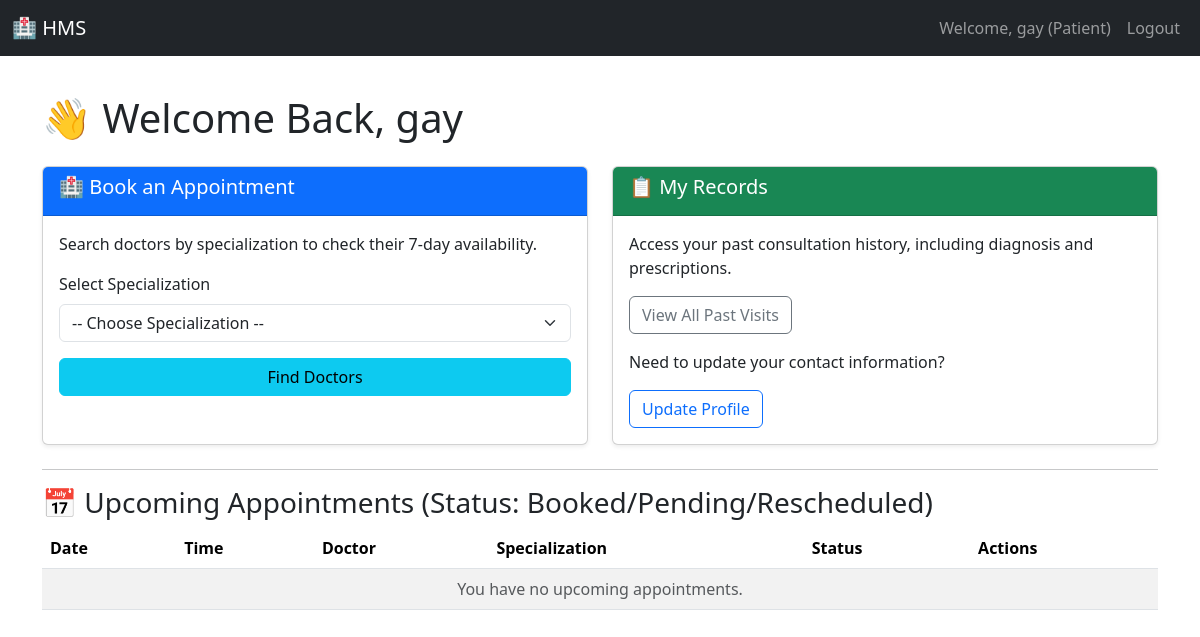
Page /patient (signed in) on the earlier database version.
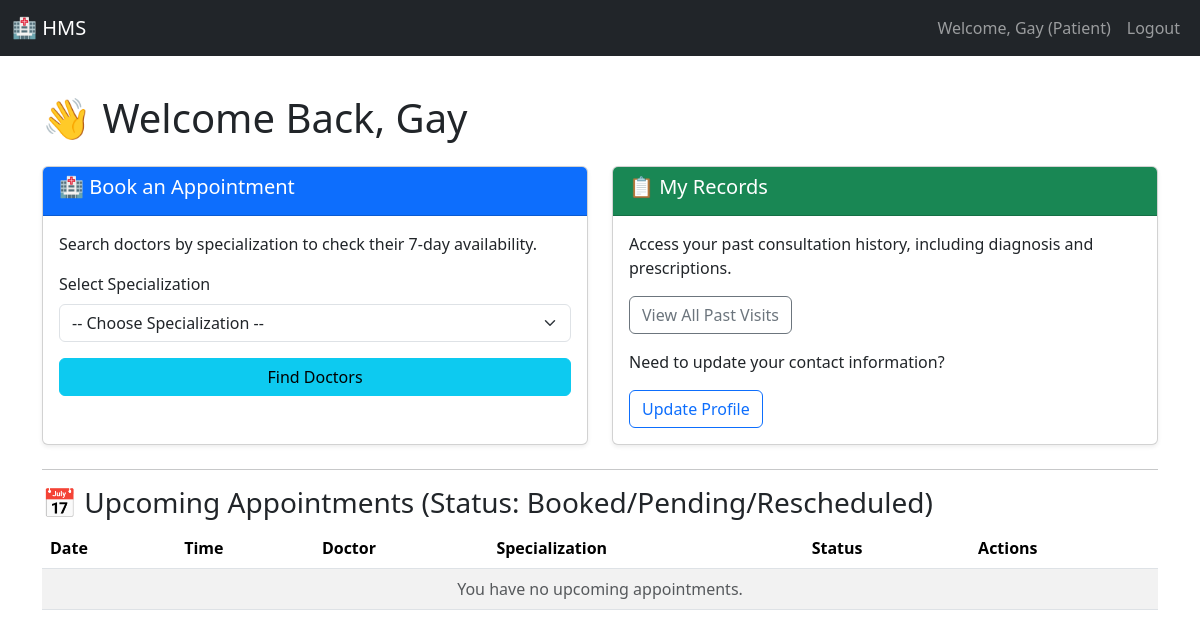
Same page on the later database version.
### models.py (models this page shows)
class User(UserMixin, db.Model):
    __tablename__ = 'user'
    id = db.Column(db.Integer, primary_key=True)
    username = db.Column(db.String(80), unique=True, nullable=False)
    password_hash = db.Column(db.String(128), nullable=False)
    role = db.Column(db.String(10), nullable=False)  # Admin, Doctor, Patient
    name = db.Column(db.String(100), nullable=False)
    contact_info = db.Column(db.String(100))
    is_active = db.Column(db.Boolean, default=True) # Used for blacklist/deactivation
    doctor_profile = db.relationship('Doctor', backref='user', uselist=False)
    patient_profile = db.relationship('Patient', backref='user', uselist=False)

### app.py (the view)
@app.route('/patient')
@role_required('Patient')
def patient_dashboard():
    specializations = Specialization.query.all()
    today_date_str = datetime.now().strftime('%Y-%m-%d')
    current_time_str = datetime.now().strftime('%H:%M')
    upcoming_appointments = Appointment.query.filter(
        Appointment.patient_id == current_user.id,
        Appointment.status.in_(['Booked', 'Rescheduled', 'Pending']),
        or_(
            Appointment.date > today_date_str,
            and_(
                Appointment.date == today_date_str,
                Appointment.time >= current_time_str
            )
        )
    ).order_by(Appointment.date.asc(), Appointment.time.asc()).all()
    return render_template('patient_dashboard.html',
                            specializations=specializations,
                            upcoming_appointments=upcoming_appointments)

### app.py (called while the page is built)
@login_manager.user_loader
def load_user(user_id):
    return User.query.get(int(user_id))

def role_required(role):
    def wrapper(func):
        @login_required
        @functools.wraps(func)
        def decorated_view(*args, **kwargs):
            if current_user.role != role:
                flash('Access denied. You do not have the required permissions.', 'danger')
                return redirect(url_for('dashboard'))
            return func(*args, **kwargs)
        return decorated_view
    return wrapper

### templates/patient_dashboard.html (shortened to what this page needs)
{% extends "base.html" %}
{% block content %}
<h1 class="mb-4">👋 Welcome Back, {{ current_user.name }}</h1>
<div class="row mb-4">
    <div class="col-md-6">
        <div class="card shadow-sm h-100">
            <div class="card-header bg-primary text-white">
                <h5>🏥 Book an Appointment</h5>
            </div>
            <div class="card-body">
                <p>Search doctors by specialization to check their 7-day availability.</p>
                <form action="{{ url_for('find_doctors') }}" method="GET">
                    <div class="mb-3">
                        <label for="specialization_select" class="form-label">Select Specialization</label>
                        <select class="form-select" id="specialization_select" name="specialization_id" required>
                            <option value="">-- Choose Specialization --</option>
                        </select>
                    </div>
                    <button type="submit" class="btn btn-info w-100">Find Doctors</button>
                </form>
            </div>
        </div>
    </div>
    <div class="col-md-6">
        <div class="card shadow-sm h-100">
            <div class="card-header bg-success text-white">
                <h5>📋 My Records</h5>
            </div>
            <div class="card-body d-flex flex-column justify-content-between">
                <div>
                    <p>Access your past consultation history, including diagnosis and prescriptions.</p>
                    <a href="{{ url_for('patient_history') }}" class="btn btn-outline-secondary mb-3">View All Past Visits</a>
                </div>
                <div>
                    <p>Need to update your contact information?</p>
                    <a href="{{ url_for('patient_edit_profile') }}" class="btn btn-outline-primary">Update Profile</a>
                </div>
            </div>
        </div>
    </div>
</div>
<hr>
<div class="row">
    <div class="col-md-12">
        <h3>📅 Upcoming Appointments (Status: Booked/Pending/Rescheduled)</h3>
        <table class="table table-hover table-striped">
            <thead>
                <tr>
                    <th>Date</th>
                    <th>Time</th>
                    <th>Doctor</th>
                    <th>Specialization</th>
                    <th>Status</th>
                    <th>Actions</th>
                </tr>
            </thead>
            <tbody>
                {% for appt in upcoming_appointments %}
                <tr>
                    <td>{{ appt.date }}</td>
                    <td>{{ appt.time }}</td>
                    <td>Dr. {{ appt.doctor.user.name }}</td>
                    <td>{{ appt.doctor.specialization.name }}</td>
                    <td><span class="badge bg-info">{{ appt.status }}</span></td>
                    <td>
                        {% if appt.status in ['Booked', 'Rescheduled'] %}
                        <form method="POST" action="{{ url_for('patient_cancel_appointment', appt_id=appt.id) }}" style="display:inline;">
                            <button type="submit" class="btn btn-sm btn-danger"
                                onclick="return confirm('Are you sure you want to cancel this appointment?');">
                                Cancel
                            </button>
                        </form>
                        {% endif %}
                    </td>
                </tr>
                {% else %}
                <tr>
                    <td colspan="6" class="text-center text-muted">You have no upcoming appointments.</td>
                </tr>
                {% endfor %}
            </tbody>
        </table>
    </div>
</div>
{% endblock %}

### templates/base.html (shortened to what this page needs)
<!DOCTYPE html>
<html lang="en">
<head>
    <link href="https://cdn.jsdelivr.net/npm/bootstrap@5.3.3/dist/css/bootstrap.min.css" rel="stylesheet">
</head>
<body>
    <nav class="navbar navbar-expand-lg navbar-dark bg-dark fixed-top">
        <div class="container-fluid">
            <a class="navbar-brand" href="{{ url_for('dashboard') }}">🏥 HMS</a>
            <div class="collapse navbar-collapse" id="navbarNav">
                <ul class="navbar-nav ms-auto">
                    {% if current_user.is_authenticated %}
                    <li class="nav-item">
                        <span class="nav-link">Welcome, {{ current_user.name }} ({{ current_user.role }})</span>
                    </li>
                    <li class="nav-item">
                        <a class="nav-link btn btn-sm btn-outline-light" href="{{ url_for('logout') }}">Logout</a>
                    </li>
                    {% endif %}
                </ul>
            </div>
        </div>
    </nav>
    <div class="container mt-4">
        {% block content %}{% endblock %}
    </div>
</body>
</html>

Differences in the rows shown:
changed User "Patient": name "gay" → "Gay"
